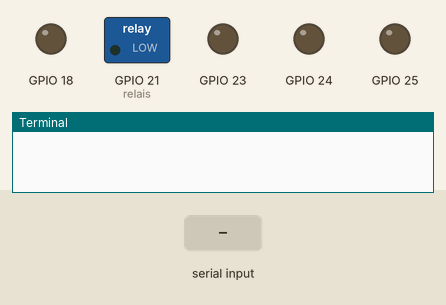
This program was run on a simulated Raspberry Pi (BCM pin numbers). Shown: switched loads named in the program (green lamp = pin HIGH), output pins drawn as LEDs (lit = HIGH), the last lines printed to the terminal. Dashed ring = blinking. The test bench sets the inputs (shaded band). Web requests get an empty 200 reply after 0.4 s; threads take turns every 2 ms; the clock reads 2024-03-15 10:24:30 at power-on unless the program sets it.

Above: at 1.2 s.
1.3 s: "OK" typed at the terminal, then Enter
At 3.05 s:
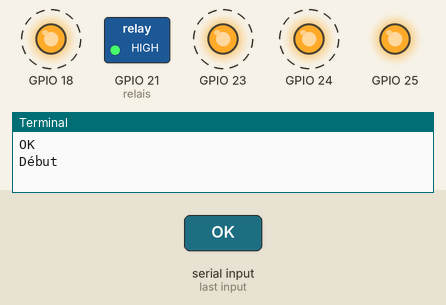
At 3.45 s:
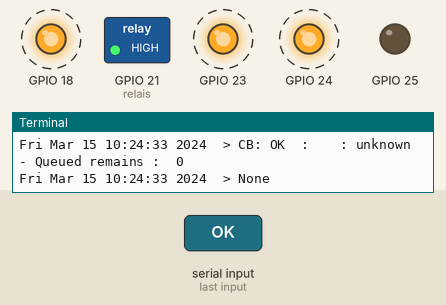
4.3 s: "NEAR" typed at the terminal, then Enter
At 7.2 s:
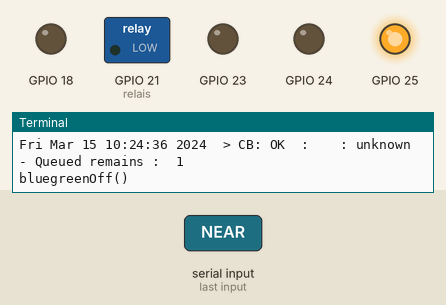
Timing chart, 0 to 8.7 s (numbered marks = the images above; inputs shaded):
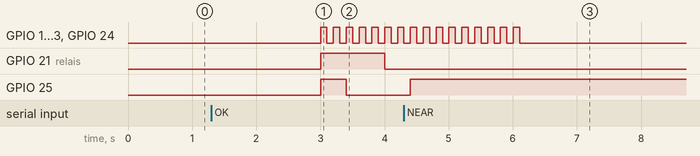

The program:

CODEBARREraspi_program.py
```python
# coding:utf-8
#!/usr/bin/python
# System modules
#from requests import get
from queue import Queue
from threading import  Thread
import time,sys,socket,requests
import RPi.GPIO as GPIO
import threading
import queue
import logging
import os

rbnom=str(socket.gethostname())
q = queue.Queue()

# Set up some global variables
encore = True
time_sleep_led=3
time_sleep_relay=1
time_boucle=1
redPin=23
greenPin=18
bluegreenPin=24
blueredPin=25
relais = 21

def turnOff(pin):
    GPIO.setmode(GPIO.BCM)
    GPIO.setwarnings(False)
    GPIO.setup(pin, GPIO.OUT)
    GPIO.output(pin, False)

def blink(pin):
    GPIO.setmode(GPIO.BCM)
    GPIO.setwarnings(False)
    GPIO.setup(pin, GPIO.OUT)
    GPIO.output(pin,True)

def redOn():
	blink(redPin)

def greenOn():
	blink(greenPin)

def bluegreenOn():
	blink(bluegreenPin)

def blueredOn():
	blink(blueredPin)

def redOff():
	turnOff(redPin)

def greenOff():
	turnOff(greenPin)

def bluegreenOff():
	turnOff(bluegreenPin)

def blueredOff():
	turnOff(blueredPin)

def LED_Blink(Kel_led):
    iLed = threading.local()
    iLed.i = 0
    GPIO.setmode(GPIO.BCM)
    GPIO.setwarnings(False)
    GPIO.setup(Kel_led, GPIO.OUT)
    while (iLed.i <= 15):
        GPIO.output(Kel_led, True)
        time.sleep(0.1)
        GPIO.output(Kel_led, False)
        time.sleep(0.1)
        iLed.i = iLed.i + 1

def declencherelay():
    GPIO.setmode(GPIO.BCM)
    GPIO.setwarnings(False)
    GPIO.setup(relais, GPIO.OUT)
    GPIO.output(relais, True)
    time.sleep(time_sleep_relay)#attend 1 secondes sans rien faire
    GPIO.output(relais, False)

def worker():
    oldcb =""
    while 1:

        #Lecteur code barre python
        codebarre=sys.stdin.readline().rstrip('\n')
        #print(codebarre)
        if(codebarre != oldcb):
            oldcb=codebarre
            #Put codebarre into the queue
            q.put(codebarre)
        #else:
            #logging.debug('No value yet')
            #print(codebarre, " : previous read")

#queues = []


# crée le thread
w = threading.Thread(name='worker', target=worker)
# démarre le thread
w.start()

threads = []
t1 = threading.Thread(name='t1',target=declencherelay)
t2 = threading.Thread(name='t2',target=LED_Blink, args=(redPin,))
time.sleep(time_sleep_led)
t3 = threading.Thread(name='t3',target=LED_Blink, args=(greenPin,))
t4 = threading.Thread(name='t4',target=LED_Blink, args=(bluegreenPin,))
t1.start()
t2.start()
t3.start()
t4.start()

#LED_Blink(redPin)
#LED_Blink(greenPin)
#LED_Blink(bluePin)
#declencherelay()

##logging.basicConfig(
##    level=logging.DEBUG,
##    format='(%(message)s',
##)
##
cb=""
print('Début')


while encore:

    bluegreenOff()


    # print('.')
    if not q.empty():


        bluegreenOff()

        blueredOn()

        if(cb == "") and (q.qsize()>0):

            cb=q.get()


        else:
            print("bluegreenOff()")


        if(cb != ""):

            url="http://aex.e-maroc.info/CHECK/"+rbnom+":"+cb

            try:

                content=requests.get(url)


                if(content.text.find('OK')!=(-1)):

                    print(time.asctime(time.localtime(time.time())), ' > CB:', cb, ' : OK - Queued remains : ' , q.qsize())


                    greenOn()

                    #DECLENCHER RELAIS
                    t = threading.Thread(name='declencherelay', target=declencherelay).start()

                    time.sleep(time_sleep_led)

                    greenOff()

                    cb=""


                #NEAR ALLUMER LED bleu
                elif (content.text.find('NEAR')!=(-1)):
                     print(cb,' : NEAR')
                     print(time.asctime(time.localtime(time.time())), ' > CB:', cb, ' : NEAR - Queued remains : ' , q.qsize())
                     LED_Blink(greenPin)
                     #greenOn()
                     #redOn()
                     #time.sleep(time_sleep_led)
                     #greenOff()
                     #redOff()

                     cb=""

                #BAD ALLUMER LED ROUGE
                elif (content.text.find('BAD')!=(-1)):
                        #print(cb,' : BAD')
                        print(time.asctime(time.localtime(time.time())), ' > CB:', cb, ' : BAD - Queued remains : ' , q.qsize())
                        LED_Blink(redPin)
                        #redOn()
                        #time.sleep(time_sleep_led)
                        #redOff()
                        cb=""


                else:
                        blueredOn()

                        print(time.asctime(time.localtime(time.time())), ' > CB:', cb, ' : ', content.text, ' : unknown - Queued remains : ' , q.qsize())

            except requests.exceptions.RequestException as erc:

                blueredOn()


                print("Error Connecting")


                cmd = 'sudo route -n add default gw 192.168.1.1'

                os.system(cmd)

                time.sleep(time_boucle)

    else:
        blueredOff()
        bluegreenOn()
        print(time.asctime(time.localtime(time.time())), ' > None')
        time.sleep(time_boucle)
```

Measured:
- after the input at 1.3 s, GPIO 25: LOW → HIGH after 1.7 s, → LOW 0.40 s later
- after the input at 4.3 s, GPIO 24: goes on until 6.1 s, then stays LOW; GPIO 25: LOW → HIGH after 0.10 s
- by itself, GPIO 18, GPIO 23: alternates HIGH for 0.10 s and LOW for 0.10 s, 19 changes in all, then stays LOW
- by itself, GPIO 24: alternates HIGH for 0.10 s and LOW for 0.10 s
